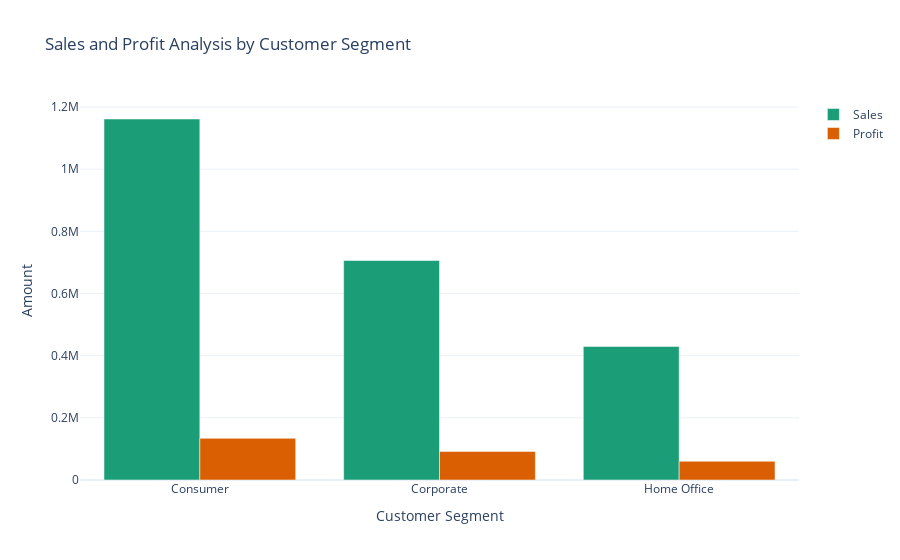

Here is the notebook cell this chart was saved with:
### Markdown cell above
# Sales and Profit Analysis by Customer Segment

### Code cell
sales_profit_by_segment = data.groupby('Segment').agg({'Sales': 'sum', 'Profit': 'sum'}).reset_index()

color_palette = colors.qualitative.Dark2

fig = go.Figure()
fig.add_trace(go.Bar(x=sales_profit_by_segment['Segment'], 
                     y=sales_profit_by_segment['Sales'], 
                     name='Sales',
                     marker_color=color_palette[0]))

fig.add_trace(go.Bar(x=sales_profit_by_segment['Segment'], 
                     y=sales_profit_by_segment['Profit'], 
                     name='Profit',
                     marker_color=color_palette[1]))

fig.update_layout(title='Sales and Profit Analysis by Customer Segment',
                  xaxis_title='Customer Segment', yaxis_title='Amount')

fig.show()

### Figure 1 — Plotly figure (JSON) as saved in the notebook; plotly's stock layout.template omitted (floating-point values rounded to 4 significant figures)
{"data": [{"marker": {"color": "rgb(27,158,119)"}, "name": "Sales", "type": "bar", "x": ["Consumer", "Corporate", "Home Office"], "y": [1161000.0, 706100.0, 429700.0]}, {"marker": {"color": "rgb(217,95,2)"}, "name": "Profit", "type": "bar", "visible": true, "x": ["Consumer", "Corporate", "Home Office"], "y": [134100.0, 91980.0, 60300.0]}], "layout": {"autosize": true, "title": {"text": "Sales and Profit Analysis by Customer Segment"}, "xaxis": {"autorange": true, "range": [-0.5, 2.5], "title": {"text": "Customer Segment"}, "type": "category"}, "yaxis": {"autorange": true, "range": [0, 1223000.0], "title": {"text": "Amount"}, "type": "linear"}}}
